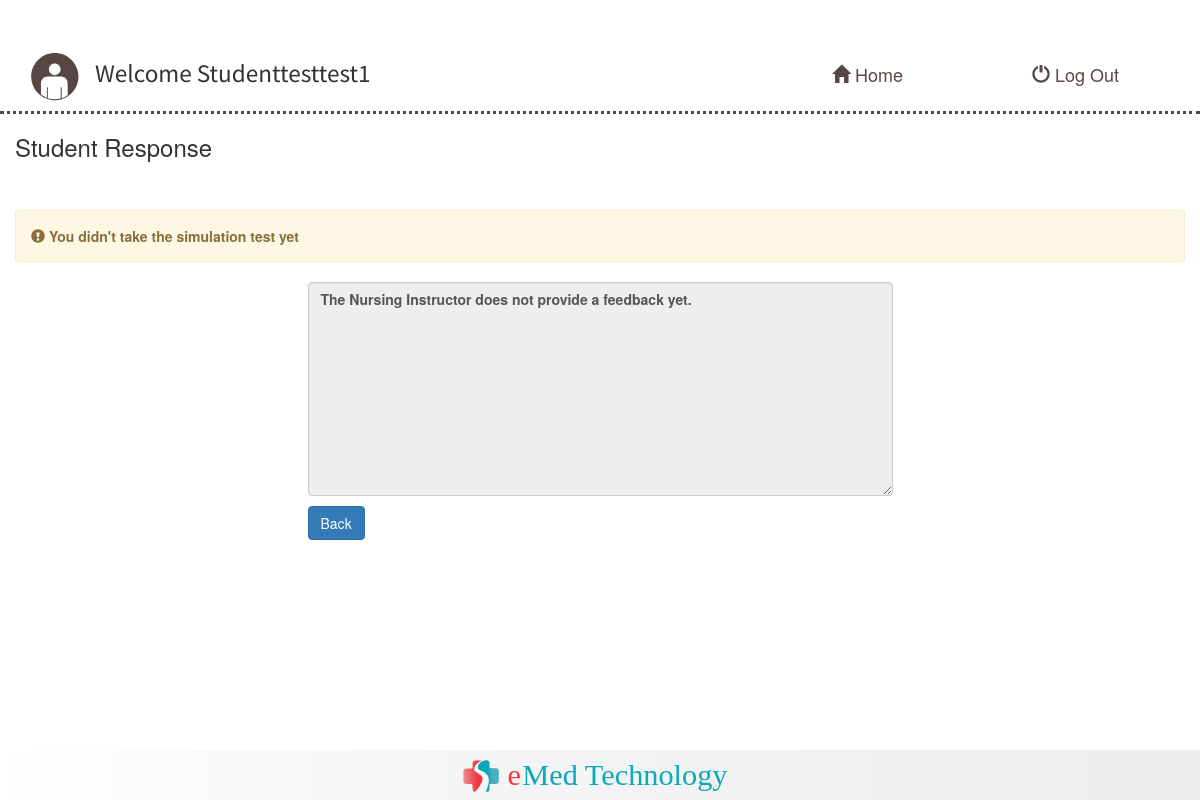
The page /StudentResponse.php (signed in) on the database as committed earlier.
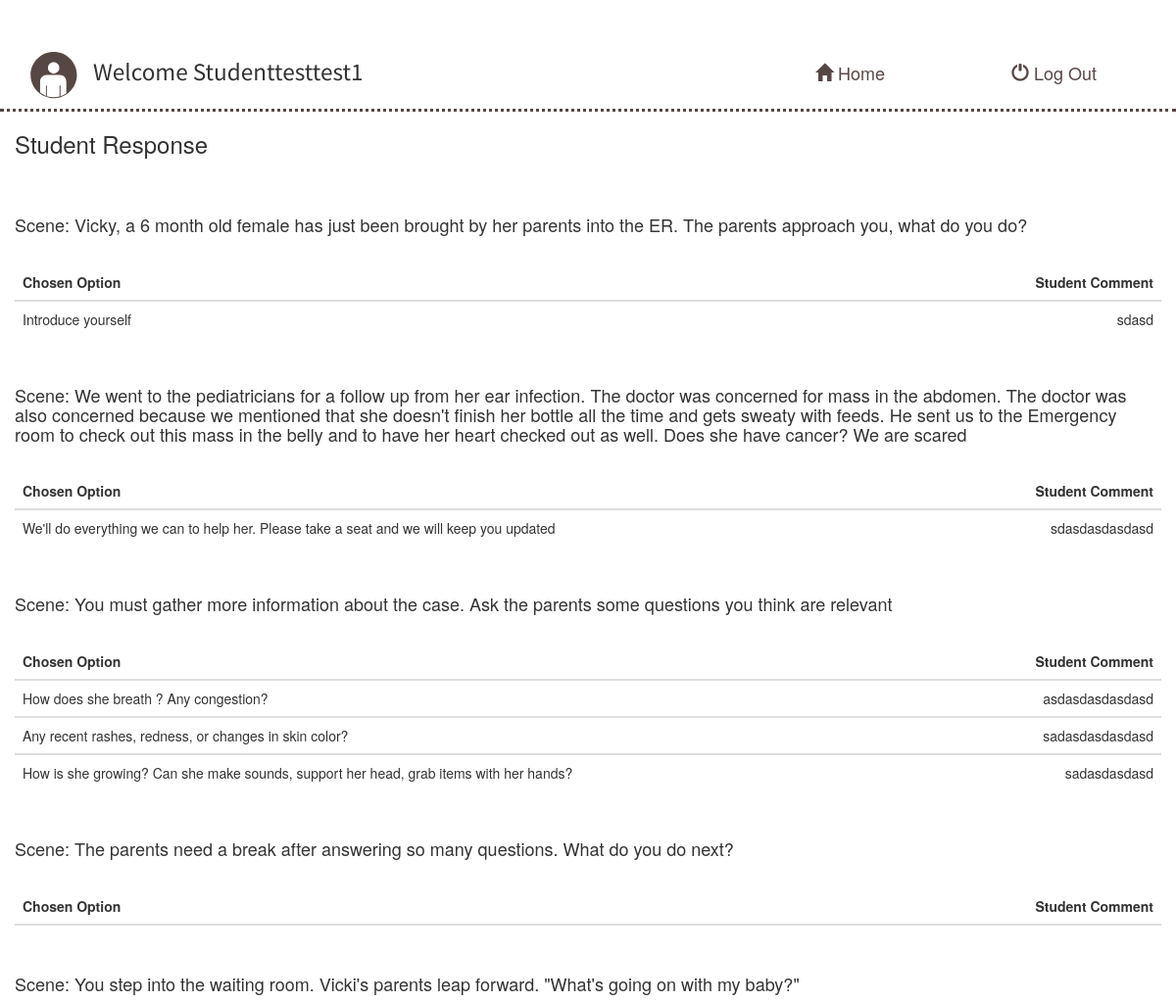
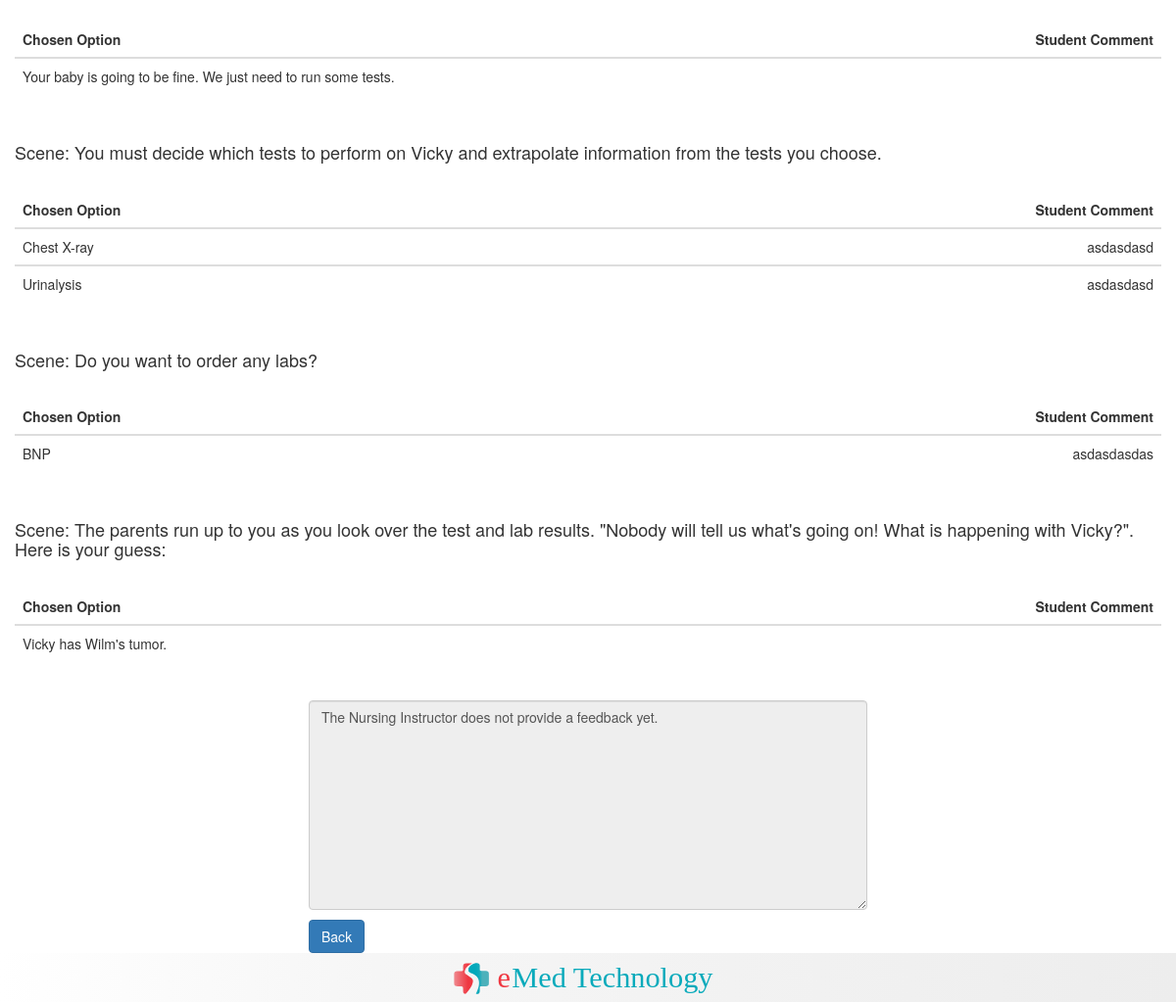
The same page on the database as committed later (2 pictures, top to bottom).
### tables this page shows
CREATE TABLE `scene_table` (
  `SceneID` int(11) NOT NULL,
  `SceneInformation` text NOT NULL,
  `A` text NOT NULL,
  `B` text NOT NULL,
  `C` text NOT NULL,
  `D` text NOT NULL,
  `E` text NOT NULL,
  `F` text NOT NULL,
  `G` text NOT NULL,
  `H` text NOT NULL,
  `I` text NOT NULL,
  `J` text NOT NULL,
  `K` text NOT NULL,
  `L` text NOT NULL,
  `M` text NOT NULL,
  `N` text NOT NULL,
  `O` text NOT NULL,
  `P` text NOT NULL,
  `Q` text NOT NULL,
  `R` text NOT NULL
);

CREATE TABLE `student_response_new` (
  `ID` int(11) NOT NULL,
  `SceneID` int(11) NOT NULL,
  `userID` int(11) NOT NULL,
  `ChosenOption` text NOT NULL,
  `TextResponse` text NOT NULL,
  `Feedback` text NOT NULL
);

### StudentResponse.php (the view, shortened to what this page needs)
<?php
require_once 'database.php';
            $SceneInfoQuery = "SELECT * FROM scene_table";
            $statement = $db->prepare($SceneInfoQuery);
            $statement->execute();
            $SceneInfo = $statement->fetchall();
            $StudentAnswerQuery = "SELECT * FROM student_response_new WHERE userID ='".$_SESSION['userID']."'";
            $statement = $db->prepare($StudentAnswerQuery);
            $statement->execute();
            $StudentAnswer = $statement->fetchall();
            if(empty($StudentAnswer)){
                $MessageResponse = '<div class="alert alert-warning"><span class="glyphicon glyphicon-exclamation-sign"></span>&nbsp;<strong>'."You didn't take the simulation test yet";
            }
        $StudentID =  $_SESSION['userID'];
        $CheckFeedbackQuery = "SELECT DISTINCT Feedback FROM student_response_new WHERE userID ='$StudentID'";
        $statement = $db->prepare($CheckFeedbackQuery);
        $statement->execute();
        $CheckFeedback = $statement->fetchall();
?>
<!DOCTYPE html>
<html>
<head>
        <link rel="stylesheet" type="text/css" href="css/studenthome.css">
        <link rel="stylesheet" href="http://maxcdn.bootstrapcdn.com/bootstrap/3.3.5/css/bootstrap.min.css">
</head>
<body>
         <div class="container-fluid">
          <div class="row">
              <img src="img/banner.svg" />
</div>
     <div class="row title">
         <div class="col-md-8"><p class="ptitle"><img class="responsive" src="img/studentlogo.svg"width="80px"height="50px"/>Welcome Student<?php echo $_SESSION['username']; ?></p>
         </div>
         <div class="col-md-2">
             <a href="http://localhost/Demo/StudentHomePage.php" class="btn btn-lg">
          <span class="glyphicon glyphicon-home"></span> Home
        </a></div>
         <div class="col-md-2">
             <a href="http://localhost/Demo/logout.php" class="btn btn-lg">
          <span class="glyphicon glyphicon-off"></span> Log Out
        </a></div>
     </div>
         <div class="row">
             <div class="col-md-12">
                 <h3>Student Response</h3>
         <div class="table-responsive">
             <br>
             <br>
    <?php if (!empty($MessageResponse)){
        echo $MessageResponse;
    }else{
            foreach ($SceneInfo as $SceneInfoValue){
                echo "<h4>"."Scene: ".$SceneInfoValue['SceneInformation']."</h4>";
                echo '<br>';
                    $result = '<table class="table" align="center">';
                    $result .= '<thead><th>Chosen Option</th><th style="text-align:right;">Student Comment</th></thead>';
                    foreach ($StudentAnswer as $StudentAnswerValue){
                        if($SceneInfoValue['SceneID'] == $StudentAnswerValue['SceneID']){
                            $result .= '<tr><tbody>';
                            $result .= '<td>'.$StudentAnswerValue['ChosenOption'].'</td>';
                            $result .= '<td style="text-align:right;">'.$StudentAnswerValue['TextResponse'].'</td>';
                            $result .= '</tr></tbody>';
                        }
                    }
                        $result .= '</table>';
                        echo $result;
                        echo "<br>";
            }
    }?>
         </div></div></div>
         <div class="row">
             <div class="col-md-3"></div>
<div class="col-md-6">
<?php if(empty($CheckFeedback[0]['Feedback'])){ ?>
<p align="center"><textarea class="form-control"align="middle" rows="10" cols="90" disabled>The Nursing Instructor does not provide a feedback yet.</textarea></p>
<?php }else { ?>
<p align="center"><textarea class="form-control" align="middle" rows="10" cols="90" disabled><?php echo $CheckFeedback[0]['Feedback']; ?></textarea></p>
<?php }?>
<input class="btn btn-primary" action="action" type="button" value="Back" onclick="history.go(-1);" />
</div>
<div class="col-md-3">
    </div>
   <footer class="footer">
    <img src="img/Logo SHP.svg" height="40px"/>
</footer>
</div>
     </div>
</body>
</html>

Rows that differ between the two databases and show on the page:
now on this page (row edited): scene_table: SceneInformation "Vicky, a 6 month old female has just been brought by her parents into the ER. The parents approach you, what do you do?"
added student_response_new: ChosenOption "Introduce yourself", TextResponse "sdasd"
now on this page (row unchanged): scene_table: SceneInformation "We went to the pediatricians for a follow up from her ear infection. The doctor was concerned for mass in the abdomen. The doctor was also concerned because we mentioned that she doesn't finish her bottle all the time and gets sweaty with feeds. He sent us to the Emergency room to check out this mass in the belly and to have her heart checked out as well. Does she have cancer? We are scared"
added student_response_new: ChosenOption "We'll do everything we can to help her. Please take a seat and we will keep you updated", TextResponse "sdasdasdasdasd"
now on this page (row unchanged): scene_table: SceneInformation "You must gather more information about the case. Ask the parents some questions you think are relevant"
added student_response_new: ChosenOption "How does she breath ? Any congestion?", TextResponse "asdasdasdasdasd"
added student_response_new: ChosenOption "Any recent rashes, redness, or changes in skin color?", TextResponse "sadasdasdasdasd"
added student_response_new: ChosenOption "How is she growing? Can she make sounds, support her head, grab items with her hands?", TextResponse "sadasdasdasd"
now on this page (row unchanged): scene_table: SceneInformation "The parents need a break after answering so many questions. What do you do next?"
added scene_table: SceneInformation "You step into the waiting room. Vicki's parents leap forward. \"What's going on with my baby?\""
added student_response_new: ChosenOption "Your baby is going to be fine. We just need to run some tests."
added scene_table: SceneInformation "You must decide which tests to perform on Vicky and extrapolate information from the tests you choose."
added student_response_new: ChosenOption "Chest X-ray", TextResponse "asdasdasd"
added student_response_new: ChosenOption "Urinalysis", TextResponse "asdasdasd"
added scene_table: SceneInformation "Do you want to order any labs?"
added student_response_new: ChosenOption "BNP", TextResponse "asdasdasdas", shown under "Do you want to order any labs?"
added scene_table: SceneInformation "The parents run up to you as you look over the test and lab results. \"Nobody will tell us what's going on! What is happening with Vicky?\". Here is your guess:"
added student_response_new: ChosenOption "Vicky has Wilm's tumor."
Other text that changed with them:
text no longer shown: "You didn't take the simulation test yet"
